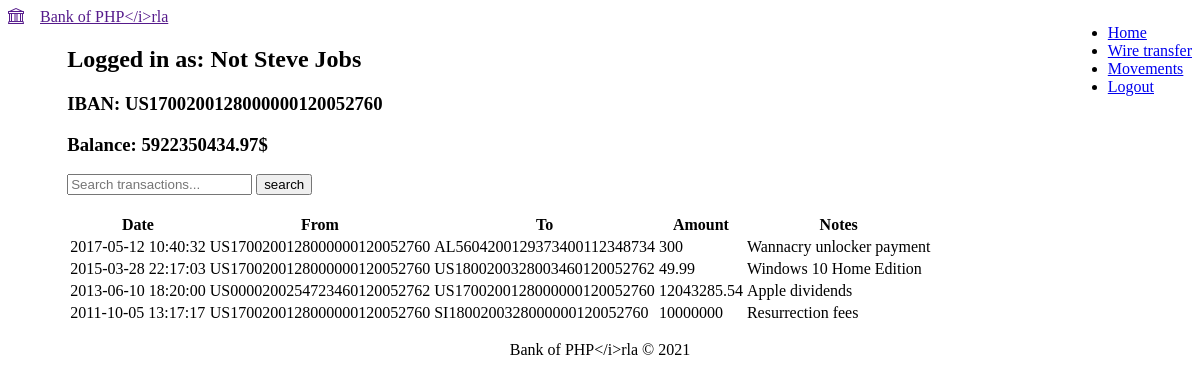
The page /movements.php (signed in) on the database its author committed.
### tables this page shows
CREATE TABLE users (
    `id` INT UNSIGNED AUTO_INCREMENT PRIMARY KEY,
    `username` VARCHAR(64) unique NOT NULL,
    `password` VARCHAR(64) NOT NULL,
    `iban` CHAR(27) unique NOT NULL,
    `balance` DECIMAL(16,2) DEFAULT 0 NOT NULL
);

CREATE TABLE transactions (
    `id` INT UNSIGNED AUTO_INCREMENT PRIMARY KEY,
    `datetime` DATETIME NOT NULL DEFAULT NOW(),
    `notes` VARCHAR(128) NOT NULL,
    `amount` DECIMAL(16,2) NOT NULL,
    `from_iban` CHAR(27) NOT NULL,
    `to_iban` CHAR(27) NOT NULL
);

### html/php/db.php (called while the page is built, shortened)
<?php
    $servername = 'mysql';
    $username = 'root';
    $password = 'example';
    $db = 'bank';
    try {
        $conn = new PDO("mysql:host=$servername;dbname=$db", $username, $password);
        $conn->setAttribute(PDO::ATTR_ERRMODE, PDO::ERRMODE_EXCEPTION);
    } catch(PDOException $e) {
        die('Connection failed: ' . $e->getMessage());
    }
    class UserRepo implements Repository {
        private PDO $conn;
        function __construct(PDO $conn) {
            $this->conn = $conn;
        }
        public function get_by_username($username) {
            $stmt = $this->conn->prepare('SELECT * FROM users WHERE username=?');
            $stmt->setFetchMode(PDO::FETCH_CLASS, 'User');
            $stmt->execute([$username]);
            return $stmt->fetch();
        }
    }
    class TransactionRepo implements Repository {
        private PDO $conn;
        function __construct(PDO $conn) {
            $this->conn = $conn;
        }
        public function get_by_iban($iban) {
            $stmt = $this->conn->prepare('SELECT * FROM transactions WHERE from_iban=? OR to_iban=? ORDER BY datetime DESC');
            $stmt->setFetchMode(PDO::FETCH_CLASS, 'Transaction');
            $stmt->execute([$iban, $iban]);
            return $stmt->fetchAll();
        }
    }
    $user_repo = new UserRepo($conn);
    $transaction_repo = new TransactionRepo($conn);
?>

### html/php/session.php (called while the page is built, shortened)
<?php
    $root = realpath($_SERVER["DOCUMENT_ROOT"]);
    require_once "$root/php/db.php";
    $session_user = $_SESSION['session_user'] ?? '';
?>

### html/movements.php (the view, shortened to what this page needs)
<?php
    require_once 'php/session.php';
    require_once 'php/db.php';
    $user = $user_repo->get_by_username($session_user);
    if(isset($_GET['search']) && !empty($_GET['search'])) {
        $text = $_GET['search'] ?? '';
        $transactions = $transaction_repo->get_by_iban_and_text($user->iban, $text);
    }
    else $transactions = $transaction_repo->get_by_iban($user->iban);
?>
<? include 'php/components/header.php' ?>
<? include 'php/components/topbar.php' ?>
<main class="container">
    <h2>Logged in as: <?=$user->username?></h2>
    <h3>IBAN: <?=$user->iban?></h3>
    <h3>Balance: <?=$user->balance?>$</h3>
    <form class="pure-form">
        <input type="text" placeholder="Search transactions..." name="search" value="<?=$_GET['search'] ?? ''?>"/>
        <input class="pure-button pure-button-primary" type="submit" value="search"/>
    </form>
    <br/>
    <table class="pure-table pure-table-horizontal">
        <thead>
            <tr>
                <th>Date</th>
                <th>From</th>
                <th>To</th>
                <th>Amount</th>
                <th>Notes</th>
            </tr>
        </thead>
        <tbody>
            <? foreach ($transactions as $transaction): ?>
                <tr>
                    <td><?=$transaction->datetime?></td>
                    <td><?=$transaction->from_iban?></td>
                    <td><?=$transaction->to_iban?></td>
                    <td><?=$transaction->amount?></td>
                    <td><?=$transaction->notes?></td>
                </tr>
            <? endforeach; ?>
        </tbody>
    </table>
</main>
<? include 'php/components/footer.php' ?>

### html/php/components/header.php (style rules this page uses)
.container { width: 90%; margin: auto; }

### rows shown on the page
users: username "Not Steve Jobs", iban "US1700200128000000120052760", balance "5922350434.97"
transactions: datetime "2017-05-12 10:40:32", from_iban "US1700200128000000120052760", to_iban "AL5604200129373400112348734", amount "300", notes "Wannacry unlocker payment"
transactions: datetime "2015-03-28 22:17:03", from_iban "US1700200128000000120052760", to_iban "US1800200328003460120052762", amount "49.99", notes "Windows 10 Home Edition"
transactions: datetime "2013-06-10 18:20:00", from_iban "US0000200254723460120052762", to_iban "US1700200128000000120052760", amount "12043285.54", notes "Apple dividends"
transactions: datetime "2011-10-05 13:17:17", from_iban "US1700200128000000120052760", to_iban "SI1800200328000000120052760", amount "10000000", notes "Resurrection fees"
